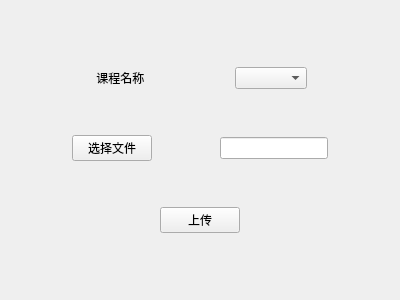
<?xml version="1.0" encoding="UTF-8"?>
<ui version="4.0">
 <class>updoc</class>
 <widget class="QWidget" name="updoc">
  <property name="geometry">
   <rect>
    <x>0</x>
    <y>0</y>
    <width>400</width>
    <height>300</height>
   </rect>
  </property>
  <property name="windowTitle">
   <string>上传资料</string>
  </property>
  <layout class="QGridLayout" name="gridLayout">
   <item row="0" column="0">
    <layout class="QVBoxLayout" name="verticalLayout">
     <item>
      <spacer name="verticalSpacer">
       <property name="orientation">
        <enum>Qt::Vertical</enum>
       </property>
       <property name="sizeHint" stdset="0">
        <size>
         <width>20</width>
         <height>40</height>
        </size>
       </property>
      </spacer>
     </item>
     <item>
      <layout class="QHBoxLayout" name="horizontalLayout">
       <item>
        <spacer name="horizontalSpacer">
         <property name="orientation">
          <enum>Qt::Horizontal</enum>
         </property>
         <property name="sizeHint" stdset="0">
          <size>
           <width>40</width>
           <height>20</height>
          </size>
         </property>
        </spacer>
       </item>
       <item>
        <widget class="QLabel" name="label">
         <property name="text">
          <string> 课程名称 </string>
         </property>
        </widget>
       </item>
       <item>
        <spacer name="horizontalSpacer_2">
         <property name="orientation">
          <enum>Qt::Horizontal</enum>
         </property>
         <property name="sizeHint" stdset="0">
          <size>
           <width>40</width>
           <height>20</height>
          </size>
         </property>
        </spacer>
       </item>
       <item>
        <widget class="QComboBox" name="coursename"/>
       </item>
       <item>
        <spacer name="horizontalSpacer_3">
         <property name="orientation">
          <enum>Qt::Horizontal</enum>
         </property>
         <property name="sizeHint" stdset="0">
          <size>
           <width>40</width>
           <height>20</height>
          </size>
         </property>
        </spacer>
       </item>
      </layout>
     </item>
     <item>
      <spacer name="verticalSpacer_2">
       <property name="orientation">
        <enum>Qt::Vertical</enum>
       </property>
       <property name="sizeType">
        <enum>QSizePolicy::Fixed</enum>
       </property>
       <property name="sizeHint" stdset="0">
        <size>
         <width>20</width>
         <height>40</height>
        </size>
       </property>
      </spacer>
     </item>
     <item>
      <layout class="QHBoxLayout" name="horizontalLayout_2">
       <item>
        <spacer name="horizontalSpacer_4">
         <property name="orientation">
          <enum>Qt::Horizontal</enum>
         </property>
         <property name="sizeHint" stdset="0">
          <size>
           <width>40</width>
           <height>20</height>
          </size>
         </property>
        </spacer>
       </item>
       <item>
        <widget class="QPushButton" name="upselect">
         <property name="text">
          <string>选择文件</string>
         </property>
        </widget>
       </item>
       <item>
        <spacer name="horizontalSpacer_5">
         <property name="orientation">
          <enum>Qt::Horizontal</enum>
         </property>
         <property name="sizeHint" stdset="0">
          <size>
           <width>40</width>
           <height>20</height>
          </size>
         </property>
        </spacer>
       </item>
       <item>
        <widget class="QLineEdit" name="uppath"/>
       </item>
       <item>
        <spacer name="horizontalSpacer_6">
         <property name="orientation">
          <enum>Qt::Horizontal</enum>
         </property>
         <property name="sizeHint" stdset="0">
          <size>
           <width>40</width>
           <height>20</height>
          </size>
         </property>
        </spacer>
       </item>
      </layout>
     </item>
     <item>
      <spacer name="verticalSpacer_3">
       <property name="orientation">
        <enum>Qt::Vertical</enum>
       </property>
       <property name="sizeType">
        <enum>QSizePolicy::Fixed</enum>
       </property>
       <property name="sizeHint" stdset="0">
        <size>
         <width>20</width>
         <height>40</height>
        </size>
       </property>
      </spacer>
     </item>
     <item>
      <layout class="QHBoxLayout" name="horizontalLayout_3">
       <item>
        <spacer name="horizontalSpacer_7">
         <property name="orientation">
          <enum>Qt::Horizontal</enum>
         </property>
         <property name="sizeHint" stdset="0">
          <size>
           <width>40</width>
           <height>20</height>
          </size>
         </property>
        </spacer>
       </item>
       <item>
        <widget class="QPushButton" name="upup">
         <property name="text">
          <string>上传</string>
         </property>
        </widget>
       </item>
       <item>
        <spacer name="horizontalSpacer_9">
         <property name="orientation">
          <enum>Qt::Horizontal</enum>
         </property>
         <property name="sizeHint" stdset="0">
          <size>
           <width>40</width>
           <height>20</height>
          </size>
         </property>
        </spacer>
       </item>
      </layout>
     </item>
     <item>
      <spacer name="verticalSpacer_4">
       <property name="orientation">
        <enum>Qt::Vertical</enum>
       </property>
       <property name="sizeHint" stdset="0">
        <size>
         <width>20</width>
         <height>40</height>
        </size>
       </property>
      </spacer>
     </item>
    </layout>
   </item>
  </layout>
 </widget>
 <resources/>
 <connections/>
</ui>
